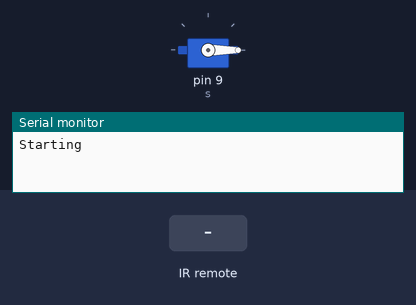
Bench run of a sketch on a simulated Arduino Uno, built with avr-gcc and run on an emulated ATmega328P. Shown: servo, the last lines printed to the serial monitor. The inputs (shaded band) are chosen by the test bench.

Above: at 1.2 s.
1.3 s: infrared code 0xEBBEE2B5 received
At 2.0 s:
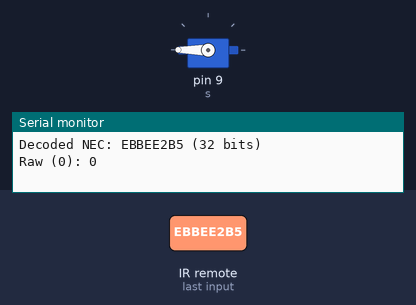
2.8 s: infrared code 0xE892FE5B received
At 3.1 s:
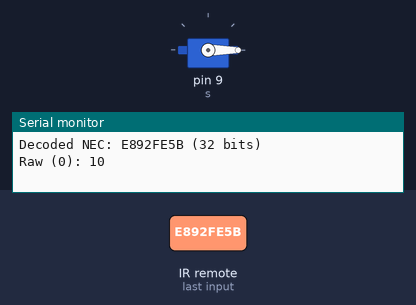
Timing chart, 0 to 5.8 s (numbered marks = the images above; inputs shaded):
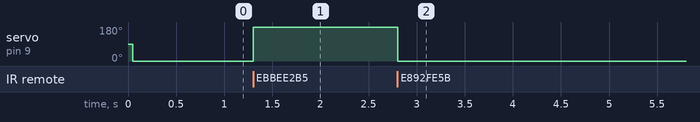

Measured:
- after the input at 1.3 s, servo on pin 9 (s): 0° → 180° at once
- after the input at 2.8 s, servo on pin 9 (s): 180° → 0° at once

The sketch:

IR_recv.ino
```cpp
// (licence header left out)
#include <Servo.h>
#include <IRremote.h>
int i = 0;;
int a = 0;
Servo s;
/*
   Default is Arduino pin D11.
   You can change this to another available Arduino Pin.
   Your IR receiver should be connected to the pin defined here
*/
int RECV_PIN = 10;

IRrecv irrecv(RECV_PIN);

decode_results results;

void setup()
{
  s.attach(9);
  delay(50);
  s.write(0);
  pinMode(9,OUTPUT);
  Serial.begin(9600);
  irrecv.enableIRIn(); // Start the receiver
  Serial.println("Starting");
}


void dump(decode_results *results) {
  // Dumps out the decode_results structure.
  // Call this after IRrecv::decode()
  int count = results->rawlen;
  if (results->decode_type == UNKNOWN) {
    Serial.print("Unknown encoding: ");
  }
  else if (results->decode_type == NEC) {
    Serial.print("Decoded NEC: ");

  }
  else if (results->decode_type == SONY) {
    Serial.print("Decoded SONY: ");
  }
  else if (results->decode_type == RC5) {
    Serial.print("Decoded RC5: ");
  }
  else if (results->decode_type == RC6) {
    Serial.print("Decoded RC6: ");
  }
  else if (results->decode_type == PANASONIC) {
    Serial.print("Decoded PANASONIC - Address: ");
    Serial.print(results->address, HEX);
    Serial.print(" Value: ");
  }
  else if (results->decode_type == LG) {
    Serial.print("Decoded LG: ");
  }
  else if (results->decode_type == JVC) {
    Serial.print("Decoded JVC: ");
  }
  else if (results->decode_type == AIWA_RC_T501) {
    Serial.print("Decoded AIWA RC T501: ");
  }
  else if (results->decode_type == WHYNTER) {
    Serial.print("Decoded Whynter: ");
  }
  Serial.print(results->value, HEX);
  Serial.print(" (");
  Serial.print(results->bits, DEC);
  Serial.println(" bits)");
  Serial.print("Raw (");
  Serial.print(count, DEC);
  Serial.print("): ");
//  if(results->value == 0x882C9158)
//  {
//    if(i == HIGH)
//    i=LOW;
//
//    else if(i == LOW)
//    i=HIGH;
//
//    digitalWrite(9,i);
//    delay(500);
//  }
   if(results->value == 0xEBBEE2B5)
  {
    Serial.println(a);
    if(a<180)
    a = a+10;
//    analogWrite(9,a);
  }

  else if(results->value == 0xE892FE5B)
  {
    Serial.println(a);
    if(a>0)
    a = a-10;
//    analogWrite(9,a);
  }

  Serial.print(" ");

  Serial.println();
}

void loop() {
  if (irrecv.decode(&results)) {
    Serial.println(results.value, HEX);
    dump(&results);
    if(i==0)
    i=180;

    else if(i==180)
    i=0;

        s.write(i);

    irrecv.resume(); // Receive the next value
  }

}
```
